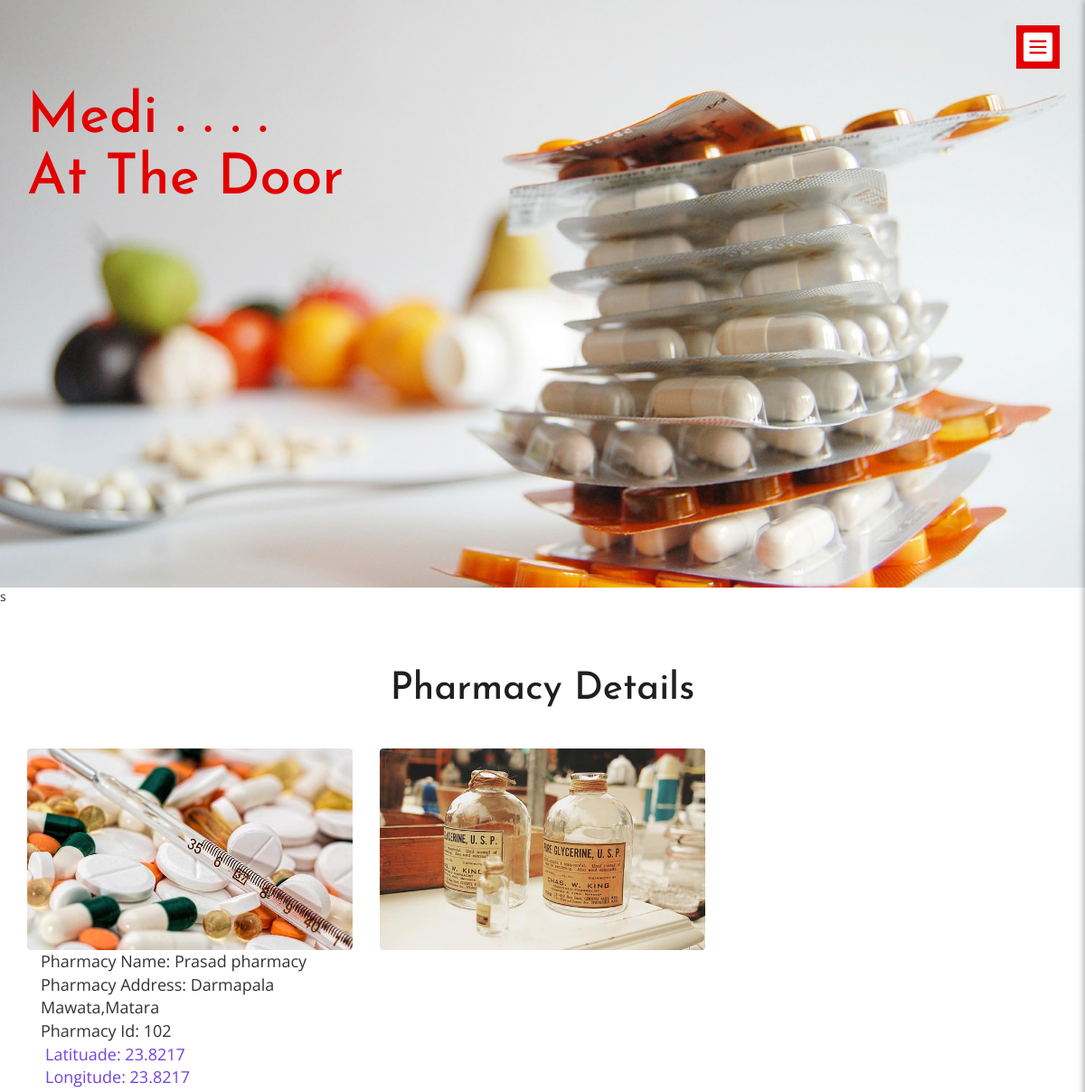
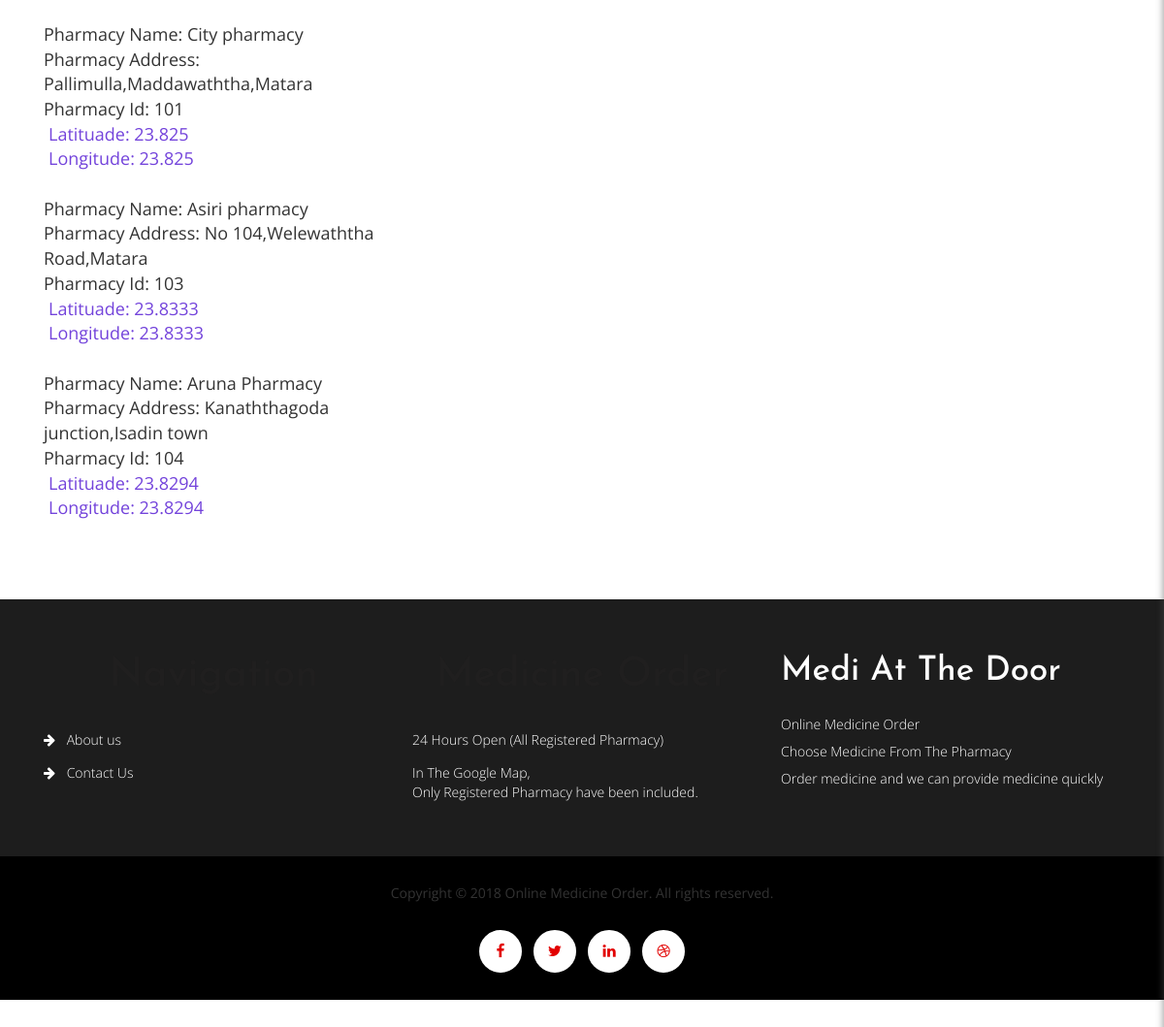
Page /pharmacy_name.php on the committed database (2 pictures, top to bottom).
### tables this page shows
CREATE TABLE `location` (
  `id` int(200) NOT NULL,
  `lat` float NOT NULL,
  `lon` float NOT NULL,
  `name` varchar(100) NOT NULL,
  `address` varchar(200) NOT NULL,
  `pharmacy_id` int(100) NOT NULL
);

### functions/functions.php (called while the page is built, shortened)
<?php
class Parts
{
    public function addHeader()
    {
        require_once "includes/header.php";
    }
    public function addGallery(){
        require_once "includes/gallery.php";
    }
    public function addFooter2()
    {
        require_once "includes/footer2.php";
    }
}

### pharmacy_name.php (called while the page is built, shortened)
<?php
require_once "functions/functions.php";
$oParts = new Parts();
$oParts->addHeader();
$oParts->addGallery();

### includes/gallery.php (the view, shortened to what this page needs)
<div class="gallery">
	<div class="container">
		<h3>Pharmacy Details</h3>
		<div class="row gallery-info">
			<div class="col-sm-4 col-md-4 gallery-grids ">
				<div class="thumbnail moments-bottom">
					<a href="images/img7.jpg" title="">
						<img src="images/img7.jpg" class="img-responsive zoom-img " alt="">
					</a>
				</div>
		    <div class="col-container">
               <div class="col">
               <?php
			  $jsn = json_decode(fetchNotice1());
			  ?>
			</div> </div>
               <?php
			  function fetchNotice1(){
			    $conn = new mysqli("localhost", "root", "", "pharmacy");
			    foreach($conn->query('SELECT * from location') as $row){
			    echo "<div style='font-size:18px;'>";
	            echo "<div style='margin-left:15px;'> Pharmacy Name: ".$row['name']."</div>";
	            echo "<div style='margin-left:15px;'> Pharmacy Address: ".$row['address']."</div>";
	            echo "<div style='margin-left:15px;'> Pharmacy Id: ".$row['pharmacy_id']."</div>";
	            echo "<div style='color:#7343db;margin-left:20px;'> Latituade: ".$row['lat']."</div>";
	            echo "<div style='color:#7343db;margin-left:20px;'> Longitude: ".$row['lat']."</div>";  	 echo "<br></div>";
                    }
                     echo "<br>";
                }?>
			</div>
			<div class="col-sm-4 col-md-4 gallery-grids">
				<div class="thumbnail moments-bottom">
					<a href="images/img9.jpg" title="" class="moments-bottom">
						<img src="images/img9.jpg" class="img-responsive zoom-img " alt="">
					</a>
				</div>
		</div>
	</div>
</div>

### assets/css/style.css (style rules this page uses)
body { margin:0; font-family: 'Open Sans', sans-serif; }
body a { transition: 0.5s all ease; -webkit-transition: 0.5s all ease; -moz-transition: 0.5s all ease; -o-transition: 0.5s all ease; -ms-transition: 0.5s all ease; }
h1,h2,h3,h4,h5,h6 { margin:0; font-family: 'Josefin Sans', sans-serif; }
.gallery { padding: 5em 0; }
.gallery-grids .thumbnail { border: none; padding: 0; margin:0; overflow: hidden; }
.gallery-grids .thumbnail a { display: block; }
.gallery-grids { margin-bottom: 2.5em; }
.gallery h3 { font-size: 3em; text-align: center; color: #201F1F; }
.gallery-info { margin-top: 3em; }
img.zoom-img { transform: scale(1, 1); -webkit-transform: scale(1, 1); -moz-transform: scale(1, 1); -ms-transform: scale(1, 1); -o-transform: scale(1, 1); transition-timing-function: ease-out; -webkit-transition-timing-function: ease-out; -moz-transition-timing-function: ease-out; -ms-transition-timing-function: ease-out; -o-transition-timing-function: ease-out; -webkit-transition-duration: .5s; -moz-transition-duration: .5s; -ms-transition-duration: .5s; -o-transition-duration: .5s; }

### assets/css/component.css (style rules this page uses)
.cbp-spmenu-push { overflow-x: hidden; position: relative; left: 0; }
.cbp-spmenu, .cbp-spmenu-push { -webkit-transition: all 0.3s ease; -moz-transition: all 0.3s ease; transition: all 0.3s ease; }

### rows in the picture
location: name "Prasad pharmacy", address "Darmapala Mawata,Matara", pharmacy "102", lat "23.8217"
location: name "City pharmacy", address "Pallimulla,Maddawaththa,Matara", pharmacy "101", lat "23.825"
location: name "Asiri pharmacy", address "No 104,Welewaththa Road,Matara", pharmacy "103", lat "23.8333"
location: name "Aruna Pharmacy", address "Kanaththagoda junction,Isadin town", pharmacy "104", lat "23.8294"
